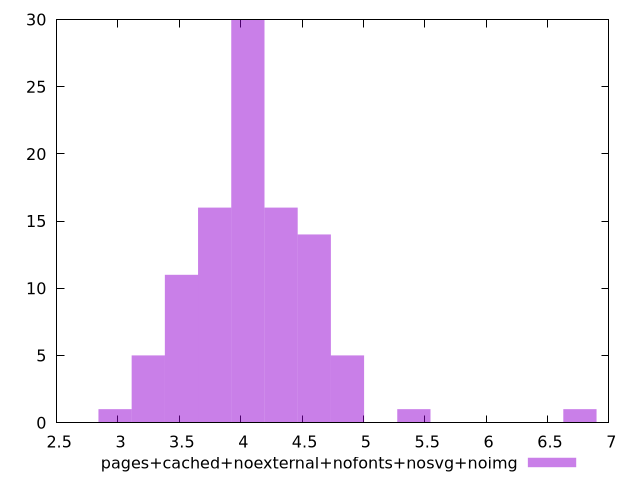

This figure's gnuplot source:
$_pagesCachedNoexternalNofontsNosvgNoimg <<EOF
4.599462901591976 14
5.4111328254023245 1
3.517236336511511 11
4.32890626032186 16
4.058349619051744 30
6.763916031752906 1
3.7877929777816277 16
4.870019542862092 5
3.246679695241395 5
2.976123053971279 1
EOF
set key outside below
set terminal pngcairo
set output "report_00005_2020-11-02T22-26-11.212Z/network-server-latency/pages+cached+noexternal+nofonts+nosvg+noimg//raw_hist.png"
set yrange [0:30]
set boxwidth 0.27055664127011625
set style fill transparent solid 0.5 noborder
plot $_pagesCachedNoexternalNofontsNosvgNoimg title "pages+cached+noexternal+nofonts+nosvg+noimg" with boxes ,
